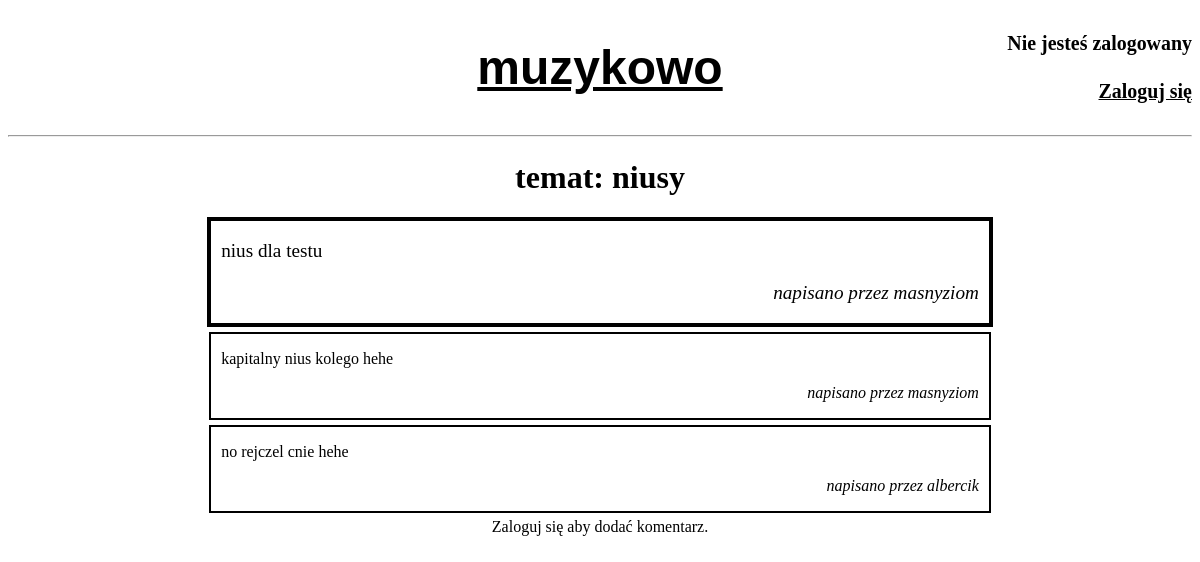
The app's page /nowinki/2 with its own data.
### Forum/models.py (models this page shows, shortened)
class Thread(models.Model):
    id = models.AutoField(primary_key=True)
    section = models.ForeignKey(Section, on_delete=models.CASCADE)
    title = models.CharField(max_length=128)
    content = models.TextField()
    author = models.ForeignKey(User, on_delete=models.DO_NOTHING)

class Reply(models.Model):
    id = models.AutoField(primary_key=True)
    thread = models.ForeignKey(Thread, on_delete=models.CASCADE)
    content = models.TextField()
    author = models.ForeignKey(User, on_delete=models.DO_NOTHING)

### Forum/views.py (the view, shortened to what this page needs)
# urls.py: path('<str:sectionName>/<int:threadId>', views.threadpage, name='threadpage'),
def threadpage(request, sectionName, threadId):
    section = Section.objects.get(name = sectionName)
    thread = Thread.objects.get(id = threadId)
    replies = Reply.objects.filter(thread=thread)
    form = None
    if request.user.is_authenticated:
        form = ReplyForm()
    return render(request, 'thread.html', {
        'section': section,
        'thread': thread,
        'replies': replies,
        'replyform': form,
    })

### templates/thread.html (shortened to what this page needs)
{% extends 'base.html' %}
{% block 'siteContent' %}
<div class="title">
    <h1>temat: {{thread.title}}</h1>
</div>
<div class="replies">
    <div class="thread">
        <p>{{ thread.content }}</p>
        <p class="signature">
            napisano przez {{ thread.author }}
        </p>
    </div>
    {% for reply in replies %}
    <div class="reply">
        <p>{{ reply.content }}</p>
        <p class="signature">
            napisano przez {{ reply.author }}
        </p>
    </div>
    {% endfor %}
    <div class="addComment">
        {% if replyform %}
        <form action="{% url 'threadpage' section.name thread.id %}" method="POST">
            {% csrf_token %}
            <table>
                <td>{{replyform.content}}</td>
            </table>
            <input type="submit" value="dodaj komentarz">
        </form>
        {% else %}
        Zaloguj się aby dodać komentarz.
        {% endif %}
    </div>
</div>
{% endblock %}

### templates/thread.html (style rules this page uses)
.title { text-align: center; }
.replies { margin-right: auto; margin-left: auto; width: 80%; display: flex; flex-direction: column; align-items: center; }
.thread { border: 4px solid black; font-size: 1.2em; width: 80%; padding: 0 10px; margin-bottom: 5px; word-wrap: break-word; }
.reply { width: 80%; border: 2px black solid; padding: 0 10px; margin-bottom: 5px; word-wrap: break-word; }
.signature { text-align: right; font-style: italic; }

### records on screen
Thread: title "niusy", content "nius dla testu", author "masnyziom"
Reply: content "kapitalny nius kolego hehe", author "masnyziom"
Reply: content "no rejczel cnie hehe", author "albercik"
